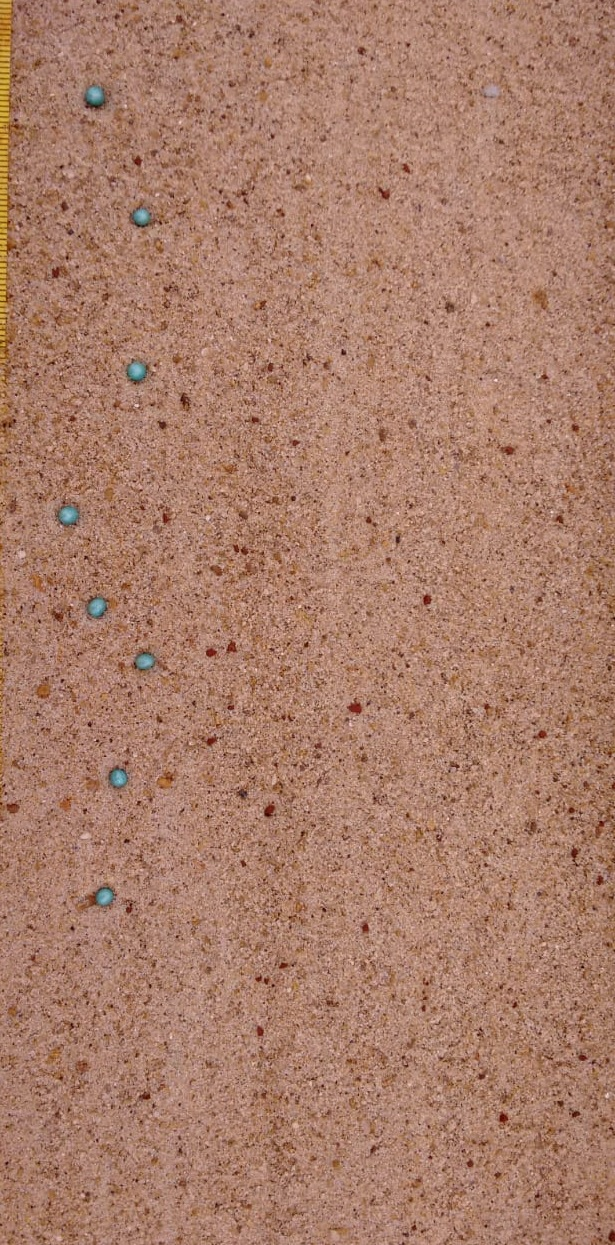
#> input picture image04.jpg, 615 x 1245 px
$ python track_color_selection.py   (Python 2 division)   (older library calls are emulated)
#> lines starting #> are read from the running program, lines starting #| are printed output that depends on the picture; after the words box and inside, x2 and y2 are one past the last pixel; in counts of white or black regions, pixels touching at a corner belong together
#!/usr/bin/python


from imutils import contours
import imutils
import numpy as np
import cv2
import datetime
from matplotlib import pyplot as plt
import sys


if __name__ == "__main__":
	fileName='./image04.jpg'
	blurSize= 17
	args= str(sys)
	if len(sys.argv) ==2:
		fileName= sys.argv[1]
	elif (len(sys.argv) ==3):
		fileName= sys.argv[1]
		blurSize= int(sys.argv[2])


	rgb= cv2.imread(fileName,1)
#> rgb is the input picture: shape (1245, 615, 3); mean B, G, R 106.4, 125.9, 169.7
	hsv= cv2.cvtColor(rgb,cv2.COLOR_BGR2HSV)
#> hsv: shape (1245, 615, 3); mean H, S, V 9.4, 97.2, 169.8
	lower= np.array([80, 50, 50])
	upper= np.array([115, 255, 255])
	grayD= cv2.inRange(hsv, lower, upper)
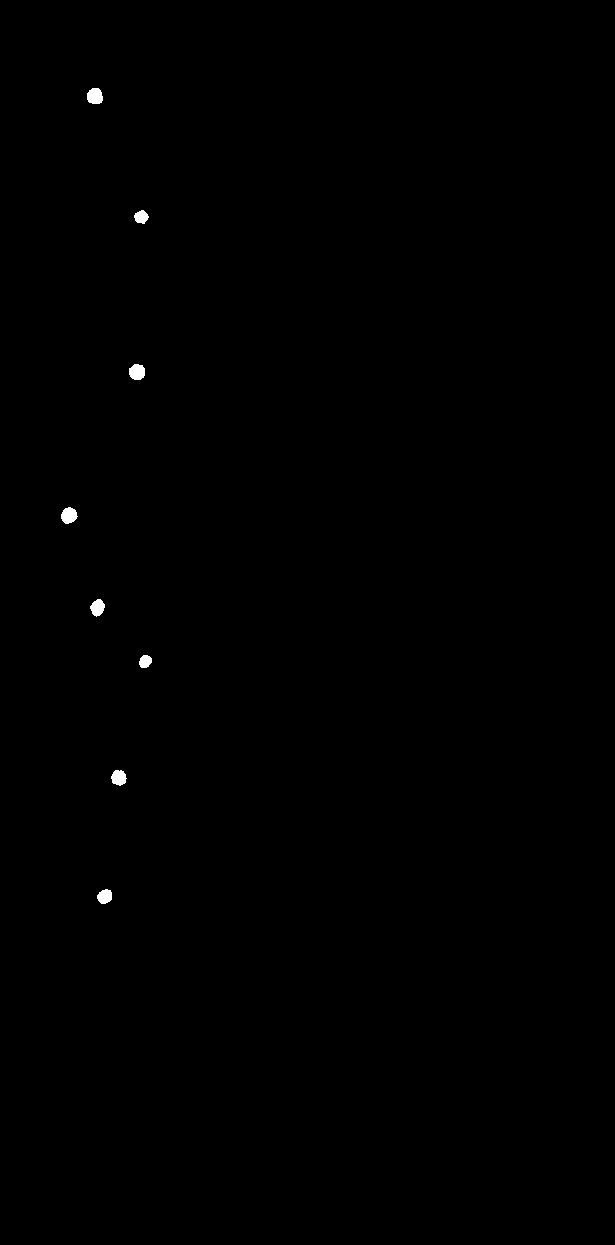
#> grayD: shape (1245, 615); 0.19% white; 8 white regions, largest, box (x1, y1, x2, y2) and area: (87, 88, 103, 104) 213, (129, 364, 145, 380) 210, (61, 507, 78, 524) 209
	#(T, thresh) = cv2.threshold(grayD, 127, 255, cv2.THRESH_BINARY)

	grayM= cv2.medianBlur(grayD, blurSize);
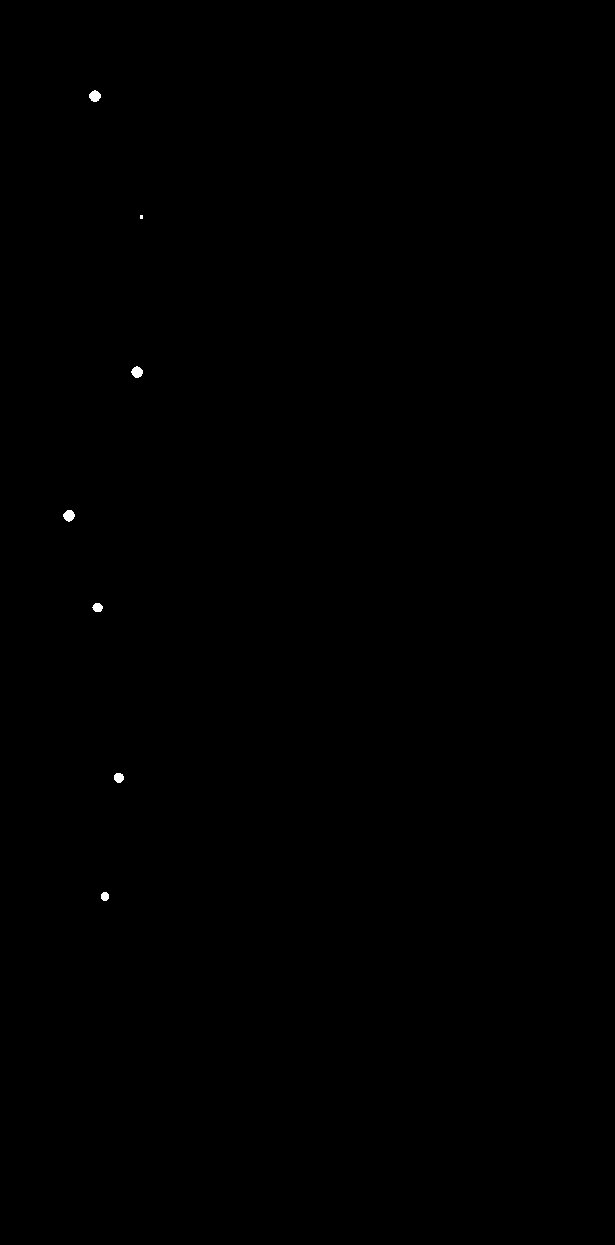
#> grayM: shape (1245, 615); 0.07% white; 7 white regions (1 under 20 px)
	#lets threshold


	#filegray="grayM.png"
	#cv2.imwrite(filegray, grayM)
	plt.subplot(131),plt.imshow(imutils.opencv2matplotlib(rgb)),plt.title('Original')
	plt.subplot(132),plt.imshow(grayM, 'gray'),plt.title('Segmented')
	#cv2.imshow('original',rgb)
	#cv2.imshow('segmented', grayM)

	# find contours in the image
        _, contours0, hierarchy = cv2.findContours(grayM.copy(), cv2.RETR_LIST, cv2.CHAIN_APPROX_SIMPLE)
#> contours0 = 7 contours, 1 with area under 20; largest, box (x1, y1, x2, y2) and area: (89, 90, 101, 102) 88, (63, 510, 75, 522) 88, (131, 366, 143, 378) 86, (114, 773, 124, 783) 66, (92, 603, 103, 612) 62, (101, 892, 109, 901) 48
        print len(contours0)
#| 7
	(contours0, boundbox)= contours.sort_contours(contours0, method="top-to-bottom")
#> boundbox = ((89, 90, 12, 12), (140, 215, 3, 4), (131, 366, 12, 12), (63, 510, 12, 12), (92, 603, 11, 9), (114, 773, 10, 10), (101, 892, 8, 9))
	rgbc= rgb.copy()
	for pic, contour in enumerate(contours0):
	        area = cv2.contourArea(contour) #funcion de opencv que obtiene los contornos
		print area
        	if(area< 500):
			(x,y),radius = cv2.minEnclosingCircle(contour)
			center = (int(x),int(y))
		 	radius = int(radius)
			print center

			cv2.circle(rgbc,center,radius,(0,255,0),5)
			if (pic < len(contours0) -1):
				(x1, y1), radius= cv2.minEnclosingCircle(contours0[pic+1])
				cv2.arrowedLine(rgbc, (int(x),int(y)), (int(x), int(y1)), (0,0,0), 3)
				cv2.putText(rgbc, str(int(y1-y)), (int(x+20), int(y + (y1-y)/2)),
						cv2.FONT_HERSHEY_PLAIN, 2, (0,0,0),4)
#> this loop made 7 passes
#> (area, x, y, center, x1, y1) on passes 1, 3, 4, 5, 6: (88, 94.5, 95.5, (94, 95), 141, 216.5), (86.5, 136.6, 371.6, (136, 371), 68.63, 515.3), (87.5, 68.63, 515.3, (68, 515), 97.05, 607), (61.5, 97.05, 607, (97, 607), 118.4, 777.3), (66, 118.4, 777.3, (118, 777), 104.5, 896)
#> (area, x, y, center) on pass 7: (48, 104.5, 896, (104, 896))
#| 88.0
#| (94, 95)
#| 6.0
#| (141, 216)
#| 86.5
#| (136, 371)
#| 87.5
#| (68, 515)
#| 61.5
#| (97, 607)
#> (further printed lines are left out)
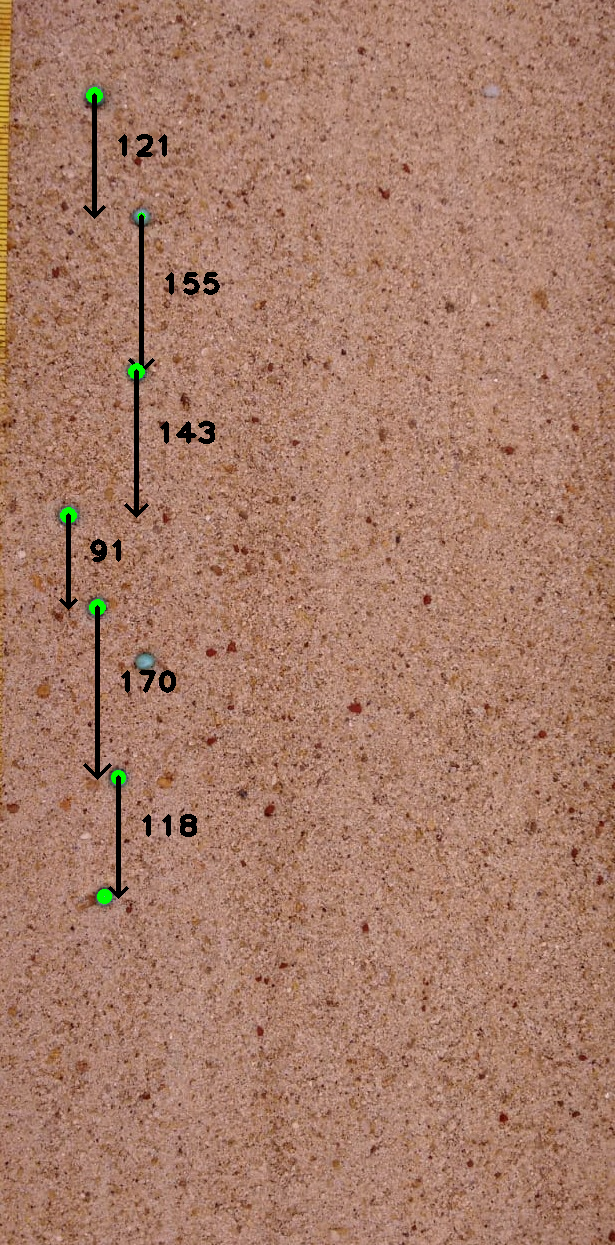
#> rgbc: shape (1245, 615, 3); 1.12% of pixels changed, all inside (x1, y1, x2, y2) = (59, 87, 220, 904)


	plt.subplot(133),plt.imshow(imutils.opencv2matplotlib(rgbc)),plt.title('Detection')
	plt.show()
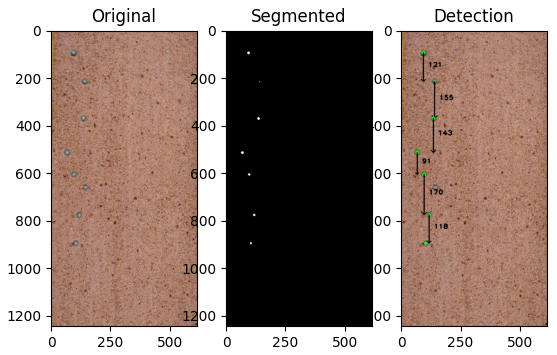
#> figure drawn by matplotlib, 3 panels

	#cv2.imshow('countours',rgbc)
	#cv2.waitKey()
	#cv2.destroyAllWindows()
